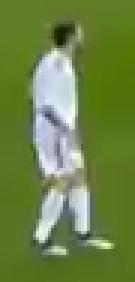
#> input picture Proyecto/rm.png, 45 x 94 px (shown 3 times larger)
$ python reconocer_equipos.py
#> lines starting #> are read from the running program, lines starting #| are printed output that depends on the picture; after the words box and inside, x2 and y2 are one past the last pixel; in counts of white or black regions, pixels touching at a corner belong together
#> further down, image is the input picture: shape (94, 45, 3); mean B, G, R 69.3, 131.6, 109.3
import cv2
import os
import numpy as np


def contadorMascara(jugador_img, player_hsv, lower_color, upper_color):
    # Equipo 1
    mascara1 = cv2.inRange(player_hsv, lower_color, upper_color)
    res1 = cv2.bitwise_and(jugador_img, jugador_img, mask=mascara1)
    res1 = cv2.cvtColor(res1, cv2.COLOR_HSV2BGR)
    res1 = cv2.cvtColor(res1, cv2.COLOR_BGR2GRAY)
    conteoNoZero = cv2.countNonZero(res1)
    return conteoNoZero


def reconocer_equipo(image):
    equipo = ""
    team_color = (255, 0, 0)

    lower_verde = np.array([40, 40, 40])
    upper_verde = np.array([70, 255, 255])

    lower_azul = np.array([92, 86, 61])
    upper_azul = np.array([179, 255, 255])

    lower_blanco = np.array([0, 4, 209])
    upper_blanco = np.array([179, 255, 255])

    lower_neon = np.array([0, 163, 163])
    upper_neon = np.array([179, 255, 255])
    font = cv2.FONT_HERSHEY_COMPLEX_SMALL

    hsv = cv2.cvtColor(image, cv2.COLOR_BGR2HSV)
#> hsv: shape (94, 45, 3); mean H, S, V 49.7, 143.2, 133.3
    mask = cv2.inRange(hsv, lower_verde, upper_verde)
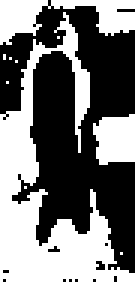
#> mask: shape (94, 45) (shown 3 times larger); 45.8% white; 10 white regions (7 under 20 px), largest, box (x1, y1, x2, y2) and area: (0, 4, 45, 94) 1404, (0, 0, 45, 15) 330, (31, 38, 45, 55) 197
    res = cv2.bitwise_and(image, image, mask=mask)
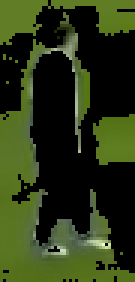
#> res: shape (94, 45, 3) (shown 3 times larger); mean B, G, R 20.6, 53.6, 42
    res_gray = cv2.cvtColor(res, cv2.COLOR_BGR2GRAY)
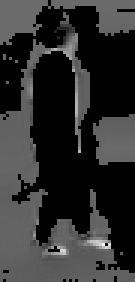
#> res_gray: shape (94, 45) (shown 3 times larger); min 0, max 242, mean 46.4
    # kernel para operaciones morfológicas en la imagen de umbral para una mejor salida
    kernel = np.ones((13, 13), np.uint8)
    thresh = cv2.threshold(
        res_gray, 127, 255, cv2.THRESH_BINARY_INV | cv2.THRESH_OTSU)[1]
#> thresh: shape (94, 45); 54.4% white; 9 black regions (6 under 20 px), largest, box (x1, y1, x2, y2) and area: (0, 4, 45, 94) 1394, (0, 0, 45, 15) 330, (31, 38, 45, 55) 197
    thresh = cv2.morphologyEx(thresh, cv2.MORPH_CLOSE, kernel)
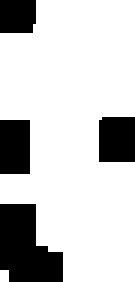
#> thresh: shape (94, 45) (shown 3 times larger); 79.1% white; 4 black regions
    # Encuentra contorno en imagen de umbral
    contours, hierarchy = cv2.findContours(
        thresh, cv2.RETR_TREE, cv2.CHAIN_APPROX_SIMPLE)
#> contours = 2 contours, 1 with area under 20; largest, box (x1, y1, x2, y2) and area: (0, 0, 45, 94) 3177
    for c in contours:
        x, y, w, h = cv2.boundingRect(c)
        # Criterios seleccion jugadores
        if(h >= (1.1)*w):
            if(w > 0.5 and h >= 0.5):
                jugador_img = image[y:y+h, x:x+w]
                player_hsv = cv2.cvtColor(jugador_img, cv2.COLOR_BGR2HSV)
                # Equipo 1
                conteoNoZero1 = contadorMascara(
                    jugador_img, player_hsv, lower_azul, upper_azul)
                # Equipo 2
                conteoNoZero = contadorMascara(
                    jugador_img, player_hsv, lower_blanco, upper_blanco)
                # Equipo 3
                conteoNoZero2 = contadorMascara(
                    jugador_img, player_hsv, lower_neon, upper_neon)
                orden = max(
                    sorted([conteoNoZero1, conteoNoZero, conteoNoZero2]))

                if(conteoNoZero1 >= 20 and orden == conteoNoZero1):
                    equipo = "Barca"
                    team_color = (72, 54, 176)
                if(conteoNoZero >= 20 and orden == conteoNoZero):
                    equipo = "Real Madrid"
                    team_color = (55, 175, 212)

                if(conteoNoZero2 >= 20 and orden == conteoNoZero2):
                    equipo = "Arbitro - Juez"
                    team_color = (0, 0, 255)
#> this loop made 2 passes
#> (c, x, y, w, h, conteoNoZero1) on pass 1: ([[0, 90], [0, 93], [2, 93], [2, 90]], 0, 90, 3, 4, 0)
#> (x, y, w, h, conteoNoZero1, conteoNoZero2, orden) on pass 2: (0, 0, 45, 94, 0, 0, 447)
#> pass 2, in contadorMascara (call 5), `mascara1 = cv2.inRange(player_hsv, lower_color, upper_color)`:
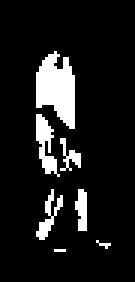
#> mascara1: shape (94, 45) (shown 3 times larger); 10.6% white; 7 white regions (2 under 20 px), largest, box (x1, y1, x2, y2) and area: (12, 17, 25, 43) 228, (12, 38, 20, 59) 81, (12, 63, 21, 80) 53, (25, 63, 29, 77) 43, (20, 46, 27, 57) 32
#> pass 2, in contadorMascara (call 5), `res1 = cv2.bitwise_and(jugador_img, jugador_img, mask=mascara1)`:
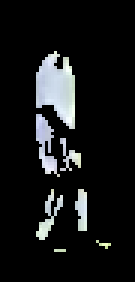
#> res1: shape (94, 45, 3) (shown 3 times larger); mean B, G, R 23.6, 23, 21.8

    label = 'Persona' if equipo == '' else equipo
#> label = 'Real Madrid'
    return (label, team_color)


if __name__ == "__main__":
    image = cv2.imread('./rm.png')
    equipo = reconocer_equipo(image)
#> equipo = ('Real Madrid', (55, 175, 212))
    print(equipo)
#| ('Real Madrid', (55, 175, 212))
